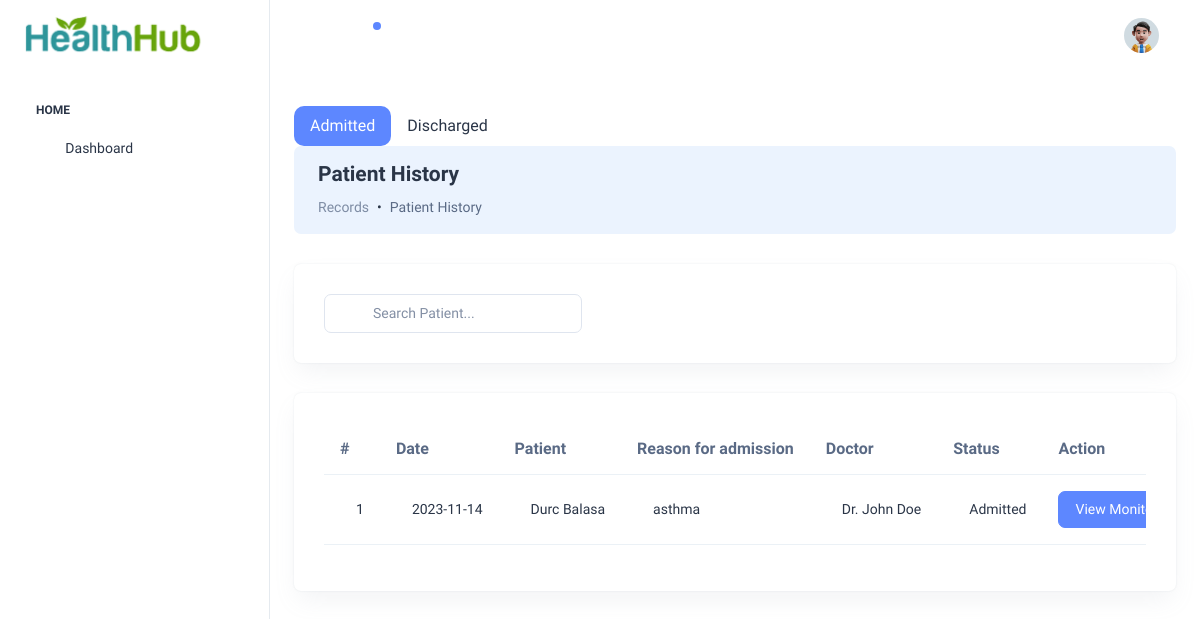
The page /pages/patient-history.php on the database as committed earlier.
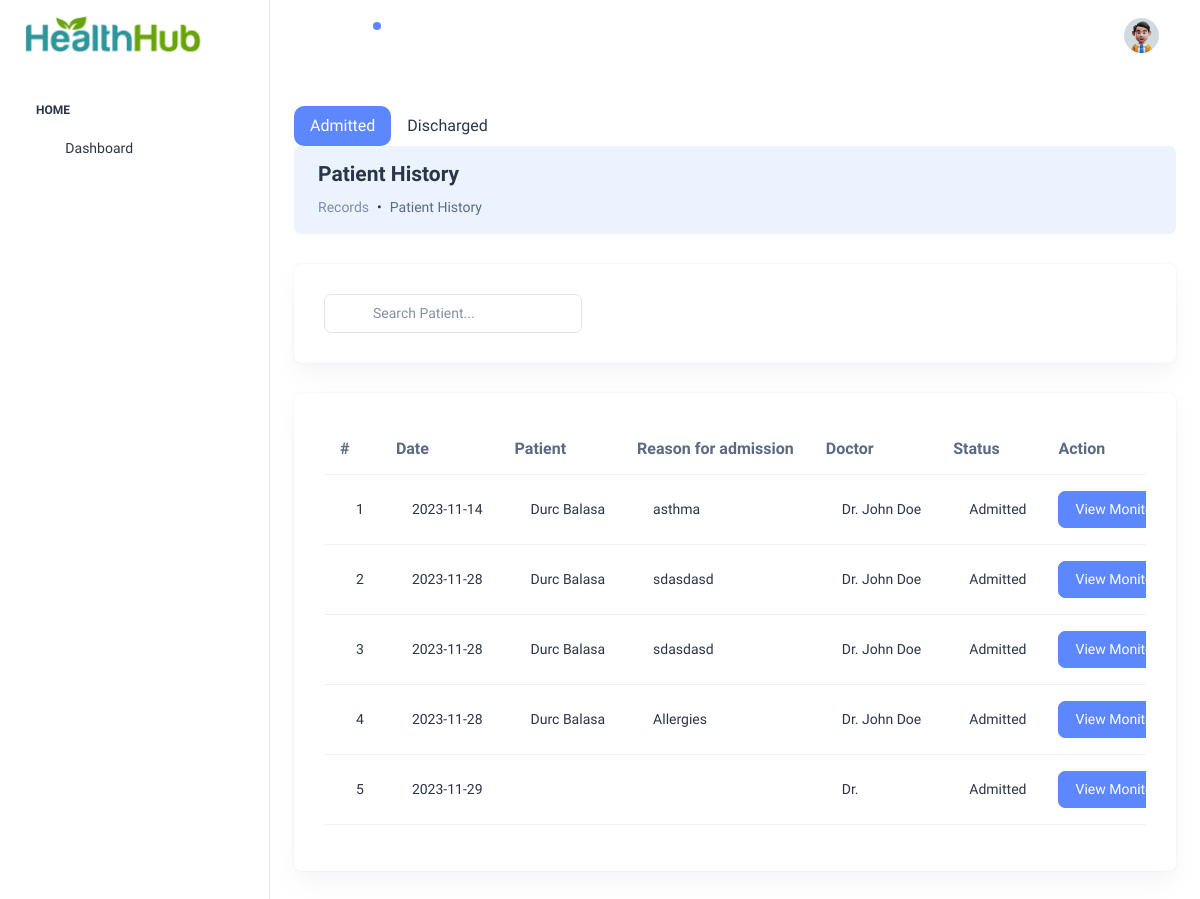
The same page on the database as committed later.
### tables this page shows
CREATE TABLE `medical_record` (
  `Id` int(11) NOT NULL AUTO_INCREMENT,
  `patientId` int(11) DEFAULT NULL,
  `doctorId` int(11) DEFAULT NULL,
  `reasonForAdmission` varchar(255) DEFAULT NULL,
  `allergies` varchar(255) DEFAULT NULL,
  `medications` varchar(255) DEFAULT NULL,
  `bloodType` varchar(255) DEFAULT NULL,
  `symptomId` int(11) DEFAULT NULL,
  `doctorsOrders` text,
  `dateAdded` date DEFAULT NULL,
  `status` varchar(255) DEFAULT 'Admitted',
  `room` varchar(255) DEFAULT NULL,
  `departmentId` int(11) DEFAULT NULL,
  `nurseId` int(11) DEFAULT NULL,
  PRIMARY KEY (`Id`)
);

CREATE TABLE `patient` (
  `Id` int(11) NOT NULL AUTO_INCREMENT,
  `fullName` varchar(255) DEFAULT NULL,
  `dob` date DEFAULT NULL,
  `gender` varchar(255) DEFAULT NULL,
  `address` text,
  `city` varchar(255) DEFAULT NULL,
  `phoneNumber` varchar(255) DEFAULT NULL,
  `email` varchar(255) DEFAULT NULL,
  `emergencyContactName` varchar(255) DEFAULT NULL,
  `relationship` varchar(255) DEFAULT NULL,
  `emergencyPhoneNumber` varchar(255) DEFAULT NULL,
  `insuranceProvider` varchar(255) DEFAULT NULL,
  `policyNumber` varchar(255) DEFAULT NULL,
  `groupNumber` varchar(255) DEFAULT NULL,
  `subscriberName` varchar(255) DEFAULT NULL,
  `subscriberDob` varchar(255) DEFAULT NULL,
  `subscriberId` varchar(255) DEFAULT NULL,
  `status` varchar(255) DEFAULT 'Admitted',
  PRIMARY KEY (`Id`)
);

CREATE TABLE `account` (
  `Id` tinyint(11) NOT NULL AUTO_INCREMENT,
  `username` varchar(100) NOT NULL DEFAULT '',
  `password` varchar(100) NOT NULL,
  `firstName` varchar(150) DEFAULT NULL,
  `lastName` varchar(150) DEFAULT NULL,
  `status` varchar(255) DEFAULT 'Inactive',
  `role` varchar(20) DEFAULT 'Customer',
  `dateAdded` date DEFAULT NULL,
  `drSpecialtyId` int(11) DEFAULT NULL,
  `nHeadNurseId` int(11) DEFAULT NULL,
  `departmentId` int(11) DEFAULT NULL,
  `shiftStart` time DEFAULT NULL,
  `shiftEnd` time DEFAULT NULL,
  PRIMARY KEY (`Id`)
);

### config/functions.php (called while the page is built, shortened)
<?php
function get_query_string($keyword, $default){
	return (isset($_GET[$keyword]) && $_GET[$keyword] != '') ? $_GET[$keyword] : $default;
}
?>

### config/Models.php (called while the page is built, shortened)
<?php
include "CRUD.php";
include "functions.php";
function account() {
	$crud = new CRUD;
	$crud->table = "account";
	return $crud;
}
function patient() {
	$crud = new CRUD;
	$crud->table = "patient";
	return $crud;
}
function medical_record() {
	$crud = new CRUD;
	$crud->table = "medical_record";
	return $crud;
}
?>

### config/CRUD.php (called while the page is built)
<?php class CRUD{var $table;var $obj=array();function arrayToQuery($query){$query_array=array();foreach($query as $key=>$key_value){if($key_value=="NOW()"){$query_array[]="$key=$key_value";}else{$query_array[]="$key='".htmlspecialchars($key_value,ENT_QUOTES)."'";}}return implode(', ',$query_array);}function list($query=""){$query=$query?"where ".$query:"";$db=Database::connect();$pdo=$db->prepare("select * from $this->table $query");$pdo->execute();$result=$pdo->fetchAll(PDO::FETCH_OBJ);Database::disconnect();return $result;}function count($query=""){$query=$query?"where ".$query:"";$db=Database::connect();$pdo=$db->prepare("select * from $this->table $query");$pdo->execute();Database::disconnect();return $pdo->rowCount();}function get($args){$db=Database::connect();$pdo=$db->prepare("select * from $this->table where $args");$pdo->execute();$result=$pdo->fetch(PDO::FETCH_OBJ);Database::disconnect();return $result;}function create(){$object=$this->arrayToQuery($this->obj);$db=Database::connect();$pdo=$db->prepare("insert into $this->table set $object");$pdo->execute();Database::disconnect();}function update($args){$object=$this->arrayToQuery($this->obj);$db=Database::connect();$pdo=$db->prepare("update $this->table set $object where $args");$pdo->execute();Database::disconnect();}function delete($args){$db=Database::connect();$pdo=$db->prepare("delete from $this->table where $args");$pdo->execute();Database::disconnect();}} ?>

### pages/patient-history.php (the view, shortened to what this page needs)
<?php
  $ROOT_DIR="../";
  include $ROOT_DIR . "templates/header.php";
  $status = get_query_string("status", "Admitted");
  $mr_list = medical_record()->list("status='$status'");
$admittedActive = "";
$clearActive = "";
if ($status=="Admitted") {
  $admittedActive = "active";
}
?>
<br>
<ul class="nav nav-tabs">
  <li class="nav-item">
    <a class="nav-link <?=$admittedActive?>" href="?status=Admitted">Admitted</a>
  </li>
  <li class="nav-item">
    <a class="nav-link <?=$clearActive?>" href="?status=Discharged">Discharged</a>
  </li>
</ul>
      <div class="card bg-light-info shadow-none position-relative overflow-hidden">
        <div class="card-body px-4 py-3">
          <div class="row align-items-center">
            <div class="col-9">
              <h4 class="fw-semibold mb-8">Patient History</h4>
              <nav aria-label="breadcrumb">
                <ol class="breadcrumb">
                  <li class="breadcrumb-item"><a class="text-muted " href="">Records</a></li>
                  <li class="breadcrumb-item" aria-current="page">Patient History</li>
                </ol>
              </nav>
            </div>
          </div>
        </div>
      </div>
      <div class="widget-content searchable-container list">
        <div class="card card-body">
          <div class="row">
            <div class="col-md-4 col-xl-3">
              <form class="position-relative">
                <input type="text" class="form-control product-search ps-5" id="input-search" placeholder="Search Patient..." />
                <i class="ti ti-search position-absolute top-50 start-0 translate-middle-y fs-6 text-dark ms-3"></i>
              </form>
            </div>
          </div>
        </div>
        <div class="card card-body">
          <div class="table-responsive">
            <table class="table search-table align-middle text-nowrap">
              <thead class="header-item">
                <th>#</th>
                <th>Date</th>
                <th>Patient</th>
                <th>Reason for admission</th>
                <th>Doctor</th>
                <th>Status</th>
                <th>Action</th>
              </thead>
              <tbody>
                <?php
                $count = 0;
                foreach ($mr_list as $row):
                  $doctor = account()->get("Id=$row->doctorId");
                  $patient = patient()->get("Id=$row->patientId");
                  $count += 1;
                   ?>
                <tr class="search-items">
                  <td>
                    <div class="d-flex align-items-center">
                      <div class="ms-3">
                        <div class="user-meta-info">
                          <h6 class="user-name mb-0"
                          ><?=$count;?></h6>
                        </div>
                      </div>
                    </div>
                  </td>
                    <td>
                      <div class="d-flex align-items-center">
                        <div class="ms-3">
                          <div class="user-meta-info">
                            <h6 class="user-name mb-0"
                            ><?=$row->dateAdded;?></h6>
                          </div>
                        </div>
                      </div>
                    </td>
                      <td>
                        <div class="d-flex align-items-center">
                          <div class="ms-3">
                            <div class="user-meta-info">
                              <h6 class="user-name mb-0"
                              ><?=$patient->fullName;?></h6>
                            </div>
                          </div>
                        </div>
                      </td>
                      <td>
                        <div class="d-flex align-items-center">
                          <div class="ms-3">
                            <div class="user-meta-info">
                              <h6 class="user-name mb-0"
                              ><?=$row->reasonForAdmission;?></h6>
                            </div>
                          </div>
                        </div>
                      </td>
                        <td>
                          <div class="d-flex align-items-center">
                            <div class="ms-3">
                              <div class="user-meta-info">
                                <h6 class="user-name mb-0"
                                >Dr. <?=$doctor->firstName;?> <?=$doctor->lastName;?></h6>
                              </div>
                            </div>
                          </div>
                        </td>
                          <td>
                            <div class="d-flex align-items-center">
                              <div class="ms-3">
                                <div class="user-meta-info">
                                  <h6 class="user-name mb-0"
                                  ><?=$row->status;?></h6>
                                </div>
                              </div>
                            </div>
                          </td>
                          <td>
                            <div class="action-btn">
                              <a href="monitoring-list.php?mrId=<?=$row->Id;?>" class="btn btn-primary">
                                View Monitoring
                              </a>
                            </div>
                          </td>
                </tr>
              <?php endforeach; ?>
              </tbody>
            </table>
          </div>
        </div>
      </div>
      <?php include $ROOT_DIR . "templates/footer.php"; ?>

### templates/header.php (shortened to what this page needs)
<?php
include_once($ROOT_DIR . "config/Models.php");
?>
<html lang="en">
<head>
  <link rel="stylesheet" href="<?=$ROOT_DIR;?>templates/assets/css/styles.min.css" />
</head>
<body>
  <div class="page-wrapper" id="main-wrapper" data-layout="vertical" data-navbarbg="skin6" data-sidebartype="full"
    data-sidebar-position="fixed" data-header-position="fixed">
    <aside class="left-sidebar">
      <div>
        <div class="brand-logo d-flex align-items-center justify-content-between">
          <a href="index.php" class="text-nowrap logo-img">
            <img src="<?=$ROOT_DIR;?>templates/assets/images/logos/dark-logo.png" width="180" alt="" />
          </a>
          <div class="close-btn d-xl-none d-block sidebartoggler cursor-pointer" id="sidebarCollapse">
            <i class="ti ti-x fs-8"></i>
          </div>
        </div>
        <nav class="sidebar-nav scroll-sidebar" data-simplebar="">
          <ul id="sidebarnav">
            <li class="nav-small-cap">
              <span class="hide-menu">Home</span>
            </li>
            <li class="sidebar-item">
              <a class="sidebar-link" href="index.php" aria-expanded="false">
                <span>
                  <i class="ti ti-layout-dashboard"></i>
                </span>
                <span class="hide-menu">Dashboard</span>
              </a>
            </li>
          </ul>
        </nav>
      </div>
    </aside>
    <div class="body-wrapper">
      <header class="app-header">
        <nav class="navbar navbar-expand-lg navbar-light">
          <ul class="navbar-nav">
            <li class="nav-item d-block d-xl-none">
              <a class="nav-link sidebartoggler nav-icon-hover" id="headerCollapse" href="javascript:void(0)">
                <i class="ti ti-menu-2"></i>
              </a>
            </li>
            <li class="nav-item">
              <a class="nav-link nav-icon-hover" href="javascript:void(0)">
                <i class="ti ti-bell-ringing"></i>
                <div class="notification bg-primary rounded-circle"></div>
              </a>
            </li>
          </ul>
          <div class="navbar-collapse justify-content-end px-0" id="navbarNav">
            <ul class="navbar-nav flex-row ms-auto align-items-center justify-content-end">
              <li class="nav-item dropdown">
                <a class="nav-link nav-icon-hover" href="javascript:void(0)" id="drop2" data-bs-toggle="dropdown"
                  aria-expanded="false">
                  <img src="<?=$ROOT_DIR;?>templates/assets/images/profile/user-1.jpg" alt="" width="35" height="35" class="rounded-circle">
                </a>
              </li>
            </ul>
          </div>
        </nav>
      </header>
      <div class="container-fluid">

### templates/footer.php (shortened to what this page needs)
      </div>
    </div>
  </div>
</body>
</html>

Rows that differ between the two databases and show on the page:
added medical_record: dateAdded "2023-11-28", patientId.fullName "Durc Balasa", reasonForAdmission "sdasdasd", account.firstName "John", account.lastName "Doe", status "Admitted"
added medical_record: dateAdded "2023-11-28", patientId.fullName "Durc Balasa", reasonForAdmission "sdasdasd", account.firstName "John", account.lastName "Doe", status "Admitted"
added medical_record: dateAdded "2023-11-28", patientId.fullName "Durc Balasa", reasonForAdmission "Allergies", account.firstName "John", account.lastName "Doe", status "Admitted"
added medical_record: dateAdded "2023-11-29", status "Admitted"
